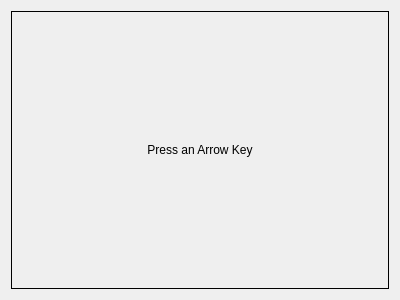
<?xml version="1.0" encoding="UTF-8"?>
<ui version="4.0">
 <class>Dialog</class>
 <widget class="QDialog" name="Dialog">
  <property name="geometry">
   <rect>
    <x>0</x>
    <y>0</y>
    <width>400</width>
    <height>300</height>
   </rect>
  </property>
  <property name="windowTitle">
   <string>Dialog</string>
  </property>
  <layout class="QVBoxLayout" name="verticalLayout">
   <item>
    <widget class="QLabel" name="label">
     <property name="frameShape">
      <enum>QFrame::Box</enum>
     </property>
     <property name="text">
      <string>Press an Arrow Key</string>
     </property>
     <property name="alignment">
      <set>Qt::AlignCenter</set>
     </property>
    </widget>
   </item>
  </layout>
 </widget>
 <layoutdefault spacing="6" margin="11"/>
 <resources/>
 <connections/>
</ui>
